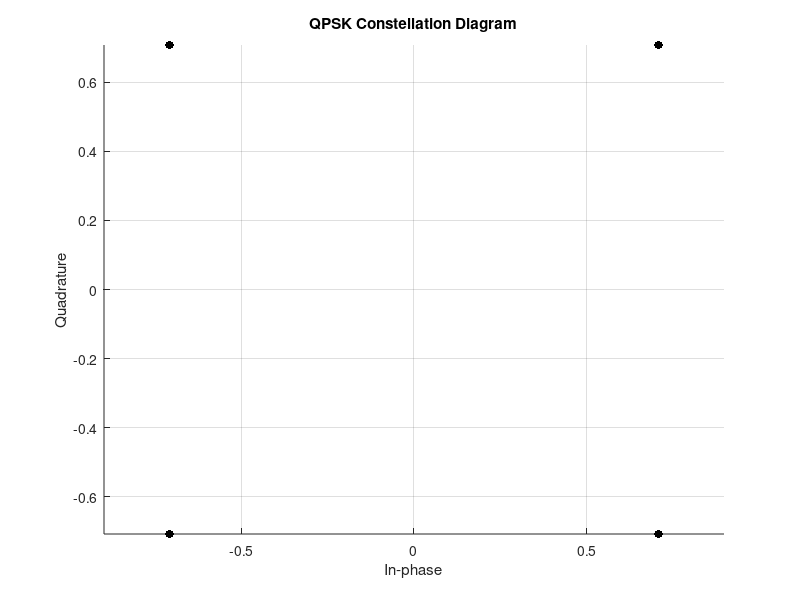
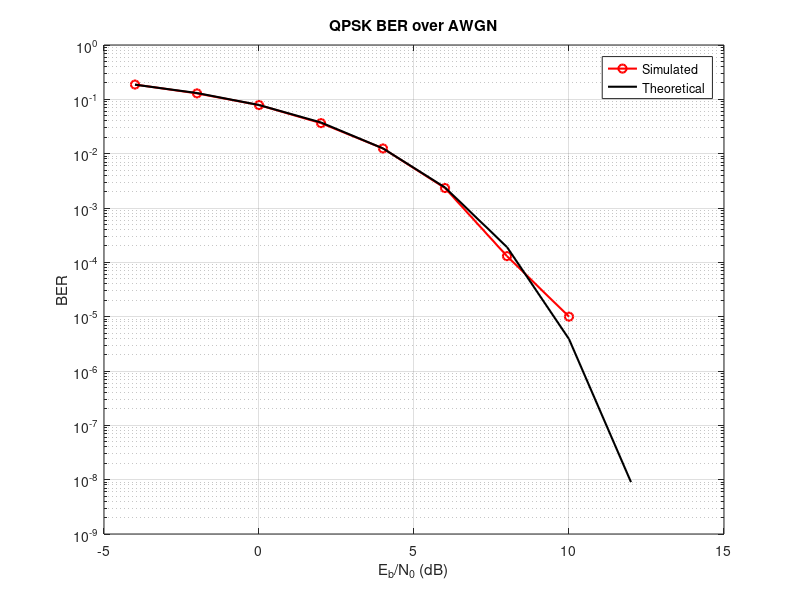

Write MATLAB code to recreate these figures, in order.
clc;
clear;
close all;

N = 1e5;
EbNo_dB = -4:2:12;
M = 4;

bits = randi([0 1], N, 1);

bits_reshaped = reshape(bits, 2, []).';

symbols = (2*bits_reshaped(:,1)-1) + 1j*(2*bits_reshaped(:,2)-1);
symbols = symbols/sqrt(2);

figure;
scatter(real(symbols), imag(symbols), 'k', 'filled');
grid on;
axis equal;
xlabel('In-phase');
ylabel('Quadrature');
title('QPSK Constellation Diagram');

BER_sim = zeros(size(EbNo_dB));

for i = 1:length(EbNo_dB)

    EbNo = 10^(EbNo_dB(i)/10);

    noise_var = 1/(4*EbNo);   % (keeping your structure)

    noise = sqrt(noise_var) * ...
        (randn(size(symbols)) + 1j*randn(size(symbols)));

    received = symbols + noise;

    detected_bits = [real(received)>0 imag(received)>0];

    detected_bits = reshape(detected_bits.', N, 1);

    BER_sim(i) = sum(bits ~= detected_bits)/N;

end

BER_theory = 0.5*erfc(sqrt(10.^(EbNo_dB/10)));

figure;
semilogy(EbNo_dB, BER_sim, 'ro-', 'LineWidth', 1.5);
hold on;
semilogy(EbNo_dB, BER_theory, 'k-', 'LineWidth', 1.5);
xlabel('E_b/N_0 (dB)');
ylabel('BER');
title('QPSK BER over AWGN');
legend('Simulated','Theoretical');
grid on;
